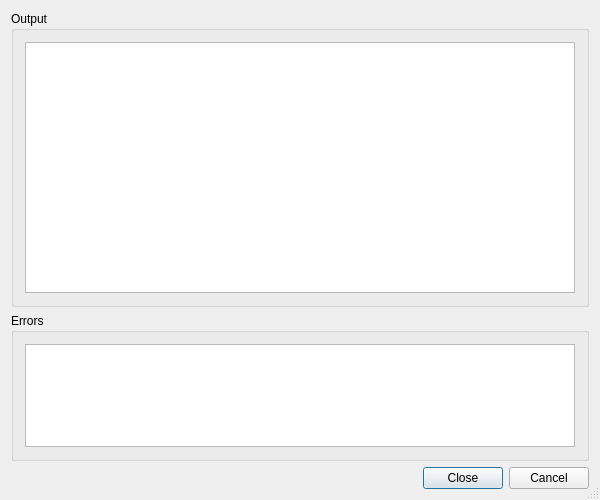
<?xml version="1.0" encoding="UTF-8"?>
<ui version="4.0">
 <class>PipDialog</class>
 <widget class="QDialog" name="PipDialog">
  <property name="geometry">
   <rect>
    <x>0</x>
    <y>0</y>
    <width>600</width>
    <height>500</height>
   </rect>
  </property>
  <property name="windowTitle">
   <string>pip</string>
  </property>
  <property name="sizeGripEnabled">
   <bool>true</bool>
  </property>
  <layout class="QVBoxLayout">
   <item>
    <widget class="QGroupBox" name="outputGroup">
     <property name="sizePolicy">
      <sizepolicy hsizetype="Preferred" vsizetype="Expanding">
       <horstretch>0</horstretch>
       <verstretch>2</verstretch>
      </sizepolicy>
     </property>
     <property name="title">
      <string>Output</string>
     </property>
     <layout class="QVBoxLayout">
      <item>
       <widget class="QTextEdit" name="resultbox">
        <property name="readOnly">
         <bool>true</bool>
        </property>
        <property name="acceptRichText">
         <bool>false</bool>
        </property>
       </widget>
      </item>
     </layout>
    </widget>
   </item>
   <item>
    <widget class="QGroupBox" name="errorGroup">
     <property name="sizePolicy">
      <sizepolicy hsizetype="Preferred" vsizetype="Expanding">
       <horstretch>0</horstretch>
       <verstretch>1</verstretch>
      </sizepolicy>
     </property>
     <property name="title">
      <string>Errors</string>
     </property>
     <layout class="QVBoxLayout">
      <item>
       <widget class="QTextEdit" name="errors">
        <property name="readOnly">
         <bool>true</bool>
        </property>
        <property name="acceptRichText">
         <bool>false</bool>
        </property>
       </widget>
      </item>
     </layout>
    </widget>
   </item>
   <item>
    <widget class="QDialogButtonBox" name="buttonBox">
     <property name="orientation">
      <enum>Qt::Horizontal</enum>
     </property>
     <property name="standardButtons">
      <set>QDialogButtonBox::Cancel|QDialogButtonBox::Close</set>
     </property>
    </widget>
   </item>
  </layout>
 </widget>
 <layoutdefault spacing="6" margin="11"/>
 <pixmapfunction>qPixmapFromMimeSource</pixmapfunction>
 <tabstops>
  <tabstop>resultbox</tabstop>
  <tabstop>errors</tabstop>
  <tabstop>buttonBox</tabstop>
 </tabstops>
 <resources/>
 <connections/>
</ui>
